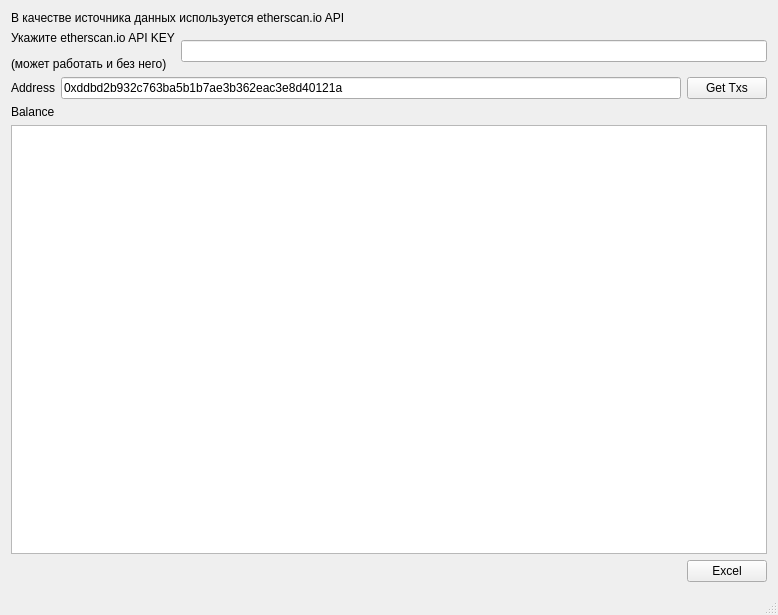
<?xml version="1.0" encoding="UTF-8"?>
<ui version="4.0">
 <class>MainWindow</class>
 <widget class="QMainWindow" name="MainWindow">
  <property name="geometry">
   <rect>
    <x>0</x>
    <y>0</y>
    <width>778</width>
    <height>615</height>
   </rect>
  </property>
  <property name="windowTitle">
   <string>Blockforce Desktop</string>
  </property>
  <widget class="QWidget" name="centralWidget">
   <layout class="QVBoxLayout" name="verticalLayout_2">
    <item>
     <layout class="QVBoxLayout" name="verticalLayout">
      <item>
       <widget class="QLabel" name="label_2">
        <property name="text">
         <string>В качестве источника данных используется etherscan.io API</string>
        </property>
       </widget>
      </item>
      <item>
       <layout class="QHBoxLayout" name="horizontalLayout_2">
        <item>
         <widget class="QLabel" name="label_3">
          <property name="text">
           <string>&lt;html&gt;&lt;head/&gt;&lt;body&gt;&lt;p&gt;Укажите etherscan.io API KEY&lt;/p&gt;&lt;p&gt;(может работать и без него)&lt;/p&gt;&lt;/body&gt;&lt;/html&gt;</string>
          </property>
         </widget>
        </item>
        <item>
         <widget class="QLineEdit" name="lineEdit_2"/>
        </item>
       </layout>
      </item>
      <item>
       <layout class="QHBoxLayout" name="horizontalLayout">
        <property name="sizeConstraint">
         <enum>QLayout::SetMinimumSize</enum>
        </property>
        <item>
         <widget class="QLabel" name="label">
          <property name="text">
           <string>Address</string>
          </property>
         </widget>
        </item>
        <item>
         <widget class="QLineEdit" name="lineEdit">
          <property name="text">
           <string>0xddbd2b932c763ba5b1b7ae3b362eac3e8d40121a</string>
          </property>
         </widget>
        </item>
        <item>
         <widget class="QPushButton" name="pushButton">
          <property name="text">
           <string>Get Txs</string>
          </property>
         </widget>
        </item>
       </layout>
      </item>
      <item>
       <layout class="QHBoxLayout" name="horizontalLayout_3">
        <item>
         <widget class="QLabel" name="label_4">
          <property name="sizePolicy">
           <sizepolicy hsizetype="Preferred" vsizetype="Minimum">
            <horstretch>0</horstretch>
            <verstretch>0</verstretch>
           </sizepolicy>
          </property>
          <property name="text">
           <string>Balance</string>
          </property>
         </widget>
        </item>
        <item>
         <widget class="QLabel" name="label_5">
          <property name="sizePolicy">
           <sizepolicy hsizetype="Preferred" vsizetype="Maximum">
            <horstretch>0</horstretch>
            <verstretch>0</verstretch>
           </sizepolicy>
          </property>
          <property name="text">
           <string/>
          </property>
         </widget>
        </item>
       </layout>
      </item>
     </layout>
    </item>
    <item>
     <widget class="QTableView" name="tableView">
      <property name="editTriggers">
       <set>QAbstractItemView::NoEditTriggers</set>
      </property>
     </widget>
    </item>
    <item>
     <layout class="QHBoxLayout" name="horizontalLayout_4">
      <item>
       <spacer name="horizontalSpacer">
        <property name="orientation">
         <enum>Qt::Horizontal</enum>
        </property>
        <property name="sizeHint" stdset="0">
         <size>
          <width>40</width>
          <height>20</height>
         </size>
        </property>
       </spacer>
      </item>
      <item>
       <widget class="QLabel" name="label_6">
        <property name="text">
         <string/>
        </property>
       </widget>
      </item>
      <item>
       <widget class="QPushButton" name="pushButton_2">
        <property name="text">
         <string>Excel</string>
        </property>
       </widget>
      </item>
     </layout>
    </item>
   </layout>
  </widget>
  <widget class="QStatusBar" name="statusBar"/>
 </widget>
 <layoutdefault spacing="6" margin="11"/>
 <resources/>
 <connections/>
</ui>
